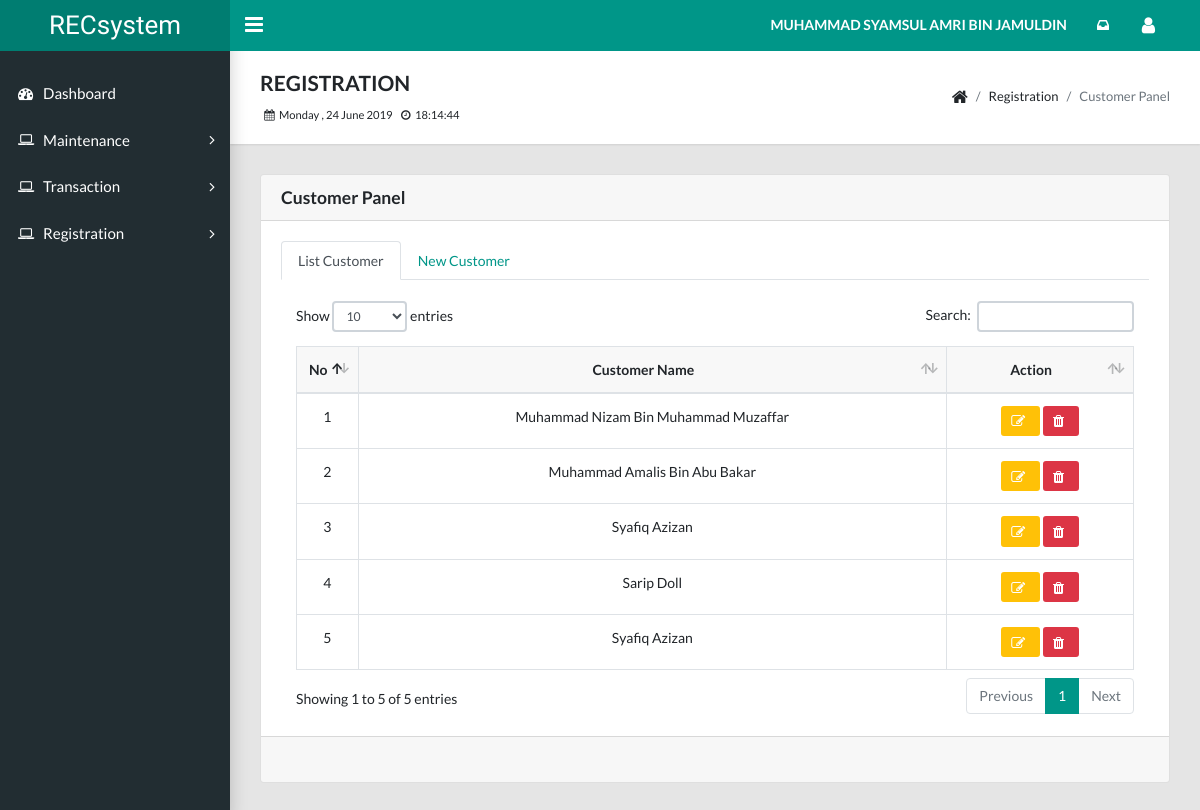
Screenshot of /staff/registration_visitor_panel.php (signed in) with the database file from the repository.
### tables this page shows
CREATE TABLE `user_staff` (
  `staff_id` int(11) NOT NULL,
  `staff_full` varchar(255) NOT NULL,
  `staff_email` varchar(255) NOT NULL,
  `staff_password` varchar(255) NOT NULL,
  `staff_phone` varchar(255) NOT NULL,
  `staff_address` varchar(255) NOT NULL,
  `staff_register` datetime NOT NULL,
  `staff_status` int(11) NOT NULL,
  `manager_id` int(11) NOT NULL
);

CREATE TABLE `user_customer` (
  `cust_id` int(11) NOT NULL,
  `cust_ic` varchar(255) NOT NULL,
  `cust_name` varchar(255) NOT NULL,
  `cust_email` varchar(255) NOT NULL,
  `cust_password` varchar(255) NOT NULL,
  `cust_contact` varchar(255) NOT NULL,
  `cust_gender` varchar(11) DEFAULT NULL,
  `cust_age` int(11) DEFAULT NULL,
  `cust_address` varchar(255) DEFAULT NULL,
  `cust_register` datetime NOT NULL,
  `staff_id` int(11) DEFAULT NULL
);

### staff/identification.php (shortened to what this page needs)
<?php
function staff(){
include "dbconnection.php";
  	$id = $_SESSION['staff_id'];
    $stmt = $conn->prepare("SELECT * FROM `user_staff` WHERE staff_id=?");
    $stmt->bind_param("s", $id);
    $stmt->execute();
    $result = $stmt->get_result();
    $row = $result->fetch_assoc();
      $staff_full = $row ['staff_full'];
      echo strtoupper($staff_full);
}
 ?>

### staff/registration_visitor_list.php (shortened to what this page needs)
<table class="table table-hover table-bordered" id="data-table">
  <thead bgcolor=#f8f8f8>
    <tr align="center">
      <th>No</th>
      <th>Customer Name</th>
      <th>Action</th>
    </tr>
  </thead>
  <tbody>
    <?php
    $v=0;
    $stmt = $conn->prepare("SELECT * FROM `user_customer`");
    $stmt->execute();
    $result = $stmt->get_result();
    while($row = $result->fetch_assoc())
    {
      $cust_id = $row['cust_id'];
      $cust_name = $row['cust_name'];
      $v++
      ?>
      <tr align="center">
        <td width="5%"><?php echo $v; ?></td>
        <td><?php echo $cust_name; ?></td>
        <td>
          <a href="#edit<?php echo $cust_id; ?>" data-toggle="modal" class="btn btn-warning btn-sm" style="color:white"><i class='fa fa-edit '></i></a>
          <a href="registration_visitor_delete.php?cust_id=<?php echo $cust_id; ?>" onclick="return confirm('Are you sure?');"><button type="submit" class="btn btn-danger btn-sm"><i class="fa fa-trash"></i></button></a>
        </td>
      </tr>
    <?php } ?>
  </tbody>
</table>

### rows the page displays
user_staff: staff_full "MUHAMMAD SYAMSUL AMRI BIN JAMULDIN"
user_customer: cust_name "Muhammad Nizam Bin Muhammad Muzaffar"
user_customer: cust_name "Muhammad Amalis Bin Abu Bakar"
user_customer: cust_name "Syafiq Azizan"
user_customer: cust_name "Sarip Doll"
user_customer: cust_name "Syafiq Azizan"
